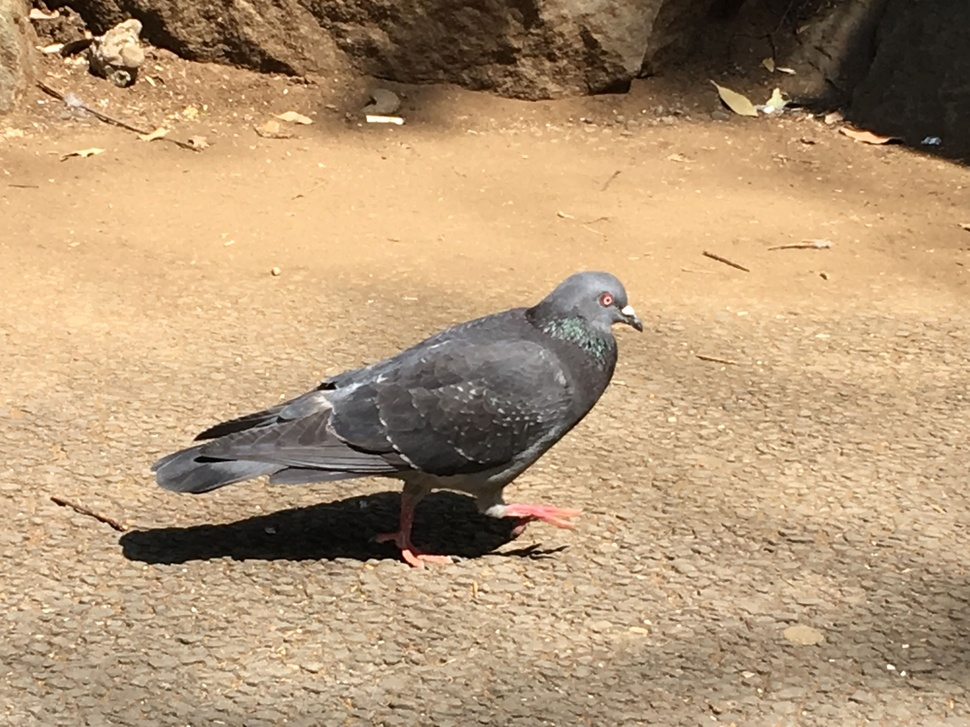
#> input picture testdata/hw1/pigeon.jpg, 970 x 727 px, shrunk from 4032 x 3024 before the run
$ python lsb.py   (Python 2 division)
#> lines starting #> are read from the running program, lines starting #| are printed output that depends on the picture
from PIL import Image
import numpy as np


class lsb:
    def __init__(self, imgPath, namePath):
        self.imgPath = imgPath
        self.namePath = namePath

    def hide(self):
        image = Image.open(self.imgPath)
#> image is the input picture: PIL image 970x727 RGB; mean R, G, B 179.5, 151.6, 118.4
        name = Image.open(self.namePath).convert('L')
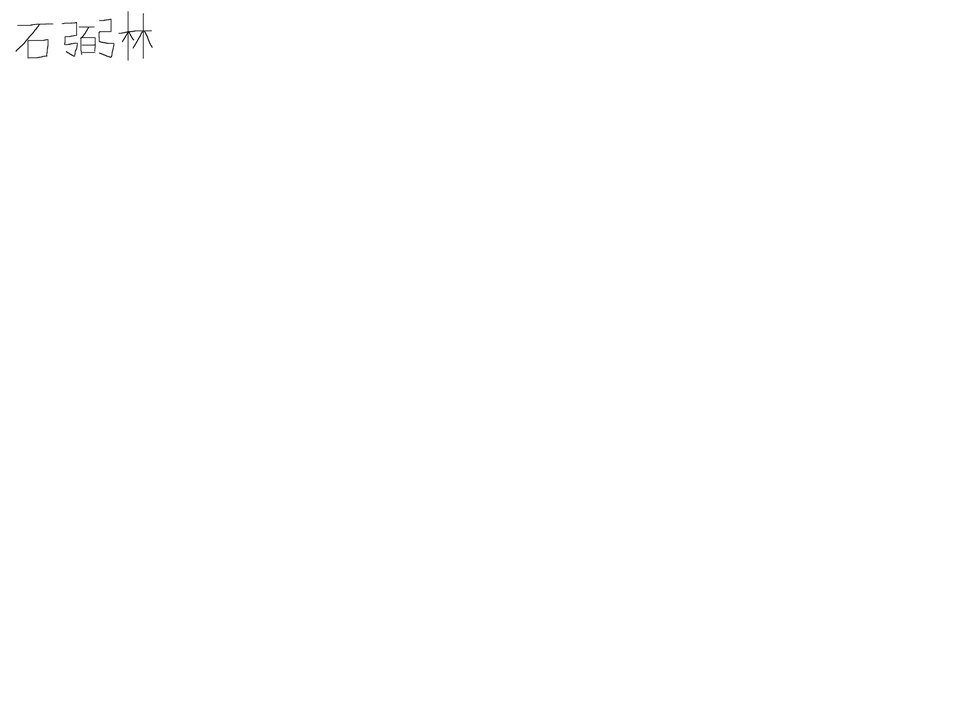
#> input picture testdata/hw1/name.jpg, 970 x 727 px, shrunk from 4032 x 3024 before the run

        resultImage = image.copy()

        m, n = name.size
#> m = 970; n = 727

        for i in range(m):
            for j in range(n):
                before = resultImage.getpixel((i, j))
                resultImage.putpixel((i, j), (before[0] - before[0] % 2, before[1], before[2]))
                if name.getpixel((i, j)) < 127:
                    old = resultImage.getpixel((i, j))
                    resultImage.putpixel((i, j), (old[0] + 1, old[1], old[2]))
        print resultImage.split()[0]
#| <PIL.Image.Image image mode=L size=970x727 at 0x7FD86AE72C50>
        resultImage.save("../../outputdata/hw1/result.jpg")

    def decrypt(self, hiddenPath):
#> called with hiddenPath = '../../outputdata/hw1/result.jpg'
        hidden = Image.open(hiddenPath)
        restoreName = Image.new("L", hidden.size)
#> restoreName: PIL image 970x727 L; every value is 0
        print hidden.split()[0]
#| <PIL.Image.Image image mode=L size=970x727 at 0x7FD86AE7B910>
        m, n = hidden.size
#> m = 970; n = 727
        for i in range(m):
            for j in range(n):
                if hidden.getpixel((i, j))[0] % 2 == 1:
                    restoreName.putpixel((i, j), 0)
                else:
                    restoreName.putpixel((i, j), 255)
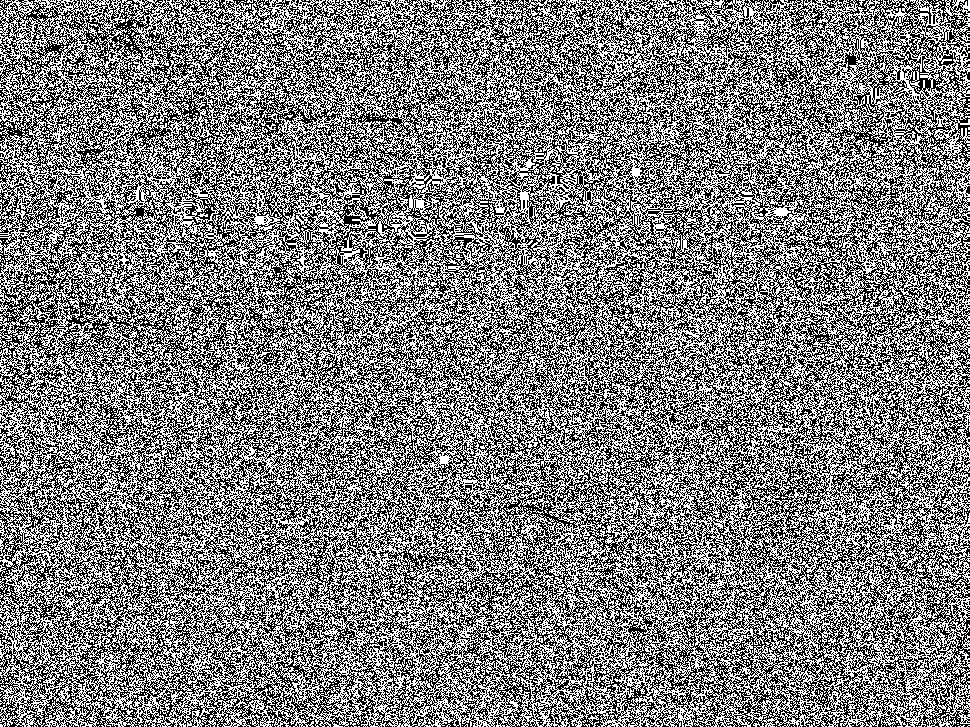
#> restoreName: PIL image 970x727 L; 49.5% white in thin lines or dots
        restoreName.save("../../outputdata/hw1/restore.bmp")


lsb = lsb("../../testdata/hw1/pigeon.jpg", "../../testdata/hw1/name.jpg")
lsb.hide()
lsb.decrypt("../../outputdata/hw1/result.jpg")
